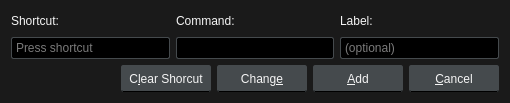
<?xml version="1.0" encoding="UTF-8"?>
<ui version="4.0">
 <class>KeyDialog</class>
 <widget class="QDialog" name="KeyDialog">
  <property name="geometry">
   <rect>
    <x>0</x>
    <y>0</y>
    <width>510</width>
    <height>103</height>
   </rect>
  </property>
  <property name="windowTitle">
   <string>Modify Shortcut Key</string>
  </property>
  <property name="styleSheet">
   <string notr="true">QWidget {
	font: 12px &quot;Noto Sans&quot;, &quot;FreeSans&quot;;
	background: #1A1A1A;
	color: whitesmoke;
}

/* QLineEdit */

QLineEdit {
	background: black;
	border: 1px solid #454A4D;
	border-radius: 2px;
	padding: 2px;
}
QLineEdit:focus {
	border: 1px solid #80CBC4;
}

/* QPushButton */

QPushButton {
	background: #454A4D;
	border: 1px solid #454A4D;
	border-bottom: 1px solid black;
	border-radius: 2px;
	color: whitesmoke;
	min-width: 76px;
	min-height: 17px;
	padding: 4px 6px;
}
QPushButton:focus {
	border: 1px solid #80CBC4;
	outline: none;
}
QPushButton:pressed {
	background: #2E3133;
}
QPushButton:disabled {
	background: transparent;
	border: 1px solid #454A4D;
	color: #B8B8B8;
}</string>
  </property>
  <layout class="QVBoxLayout" name="verticalLayout">
   <item>
    <layout class="QGridLayout" name="gridLayout">
     <item row="1" column="0">
      <widget class="QKeySequenceEdit" name="keySequenceEdit"/>
     </item>
     <item row="1" column="1">
      <widget class="QLineEdit" name="commandLineEdit">
       <property name="clearButtonEnabled">
        <bool>true</bool>
       </property>
      </widget>
     </item>
     <item row="1" column="2">
      <widget class="QLineEdit" name="labelLineEdit">
       <property name="placeholderText">
        <string>(optional)</string>
       </property>
       <property name="clearButtonEnabled">
        <bool>true</bool>
       </property>
      </widget>
     </item>
     <item row="0" column="0">
      <widget class="QLabel" name="label">
       <property name="text">
        <string>Shortcut:</string>
       </property>
      </widget>
     </item>
     <item row="0" column="1">
      <widget class="QLabel" name="label_2">
       <property name="text">
        <string>Command:</string>
       </property>
      </widget>
     </item>
     <item row="0" column="2">
      <widget class="QLabel" name="label_3">
       <property name="text">
        <string>Label:</string>
       </property>
      </widget>
     </item>
    </layout>
   </item>
   <item>
    <layout class="QHBoxLayout" name="horizontalLayout_2">
     <item>
      <spacer name="horizontalSpacer">
       <property name="orientation">
        <enum>Qt::Horizontal</enum>
       </property>
       <property name="sizeHint" stdset="0">
        <size>
         <width>40</width>
         <height>20</height>
        </size>
       </property>
      </spacer>
     </item>
     <item>
      <widget class="QPushButton" name="clearButton">
       <property name="text">
        <string>C&amp;lear Shorcut</string>
       </property>
      </widget>
     </item>
     <item>
      <widget class="QPushButton" name="changeButton">
       <property name="text">
        <string>Chang&amp;e</string>
       </property>
      </widget>
     </item>
     <item>
      <widget class="QPushButton" name="addButton">
       <property name="text">
        <string>&amp;Add</string>
       </property>
      </widget>
     </item>
     <item>
      <widget class="QPushButton" name="cancelButton">
       <property name="maximumSize">
        <size>
         <width>16777215</width>
         <height>16777215</height>
        </size>
       </property>
       <property name="text">
        <string>&amp;Cancel</string>
       </property>
      </widget>
     </item>
    </layout>
   </item>
  </layout>
 </widget>
 <tabstops>
  <tabstop>clearButton</tabstop>
  <tabstop>changeButton</tabstop>
  <tabstop>addButton</tabstop>
  <tabstop>cancelButton</tabstop>
 </tabstops>
 <resources/>
 <connections/>
</ui>
